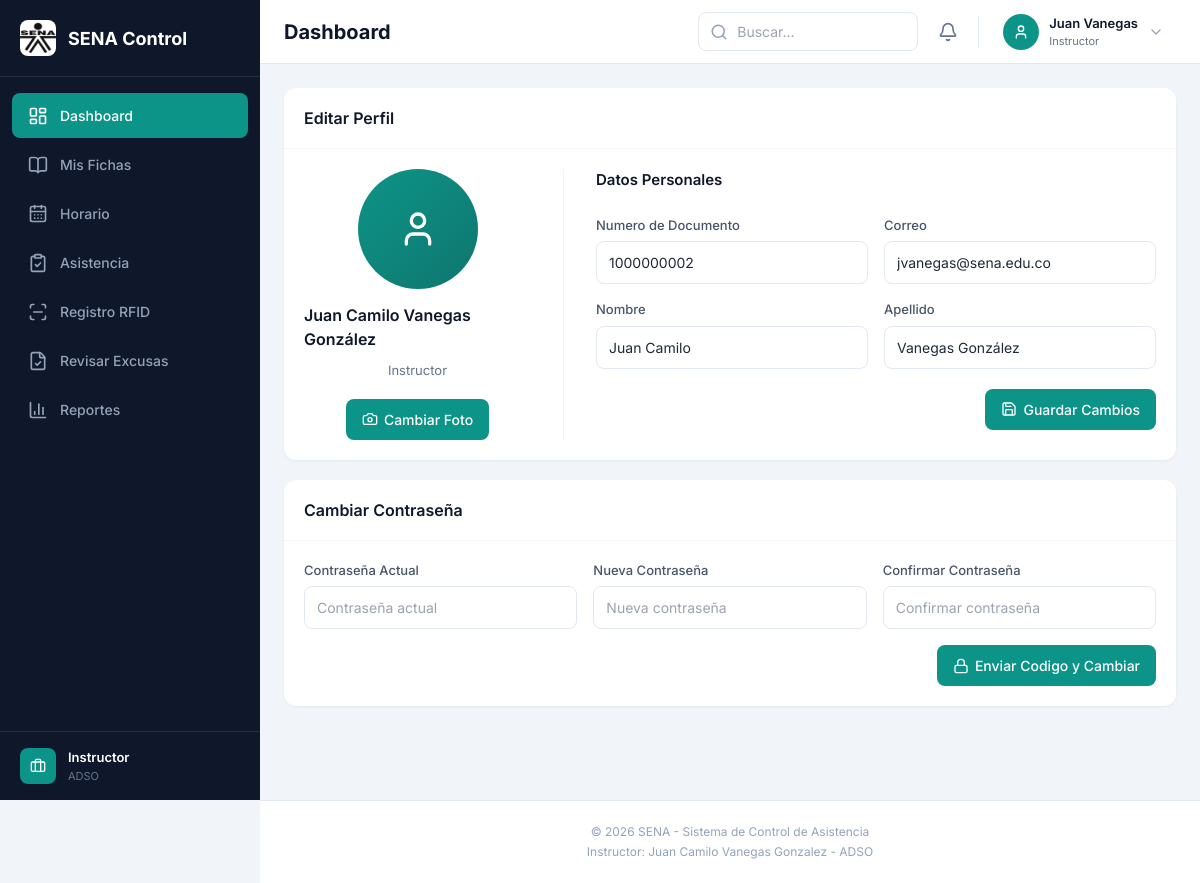
Page /views/editar_perfil.php?rol=instructor (signed in) on the committed database.
### tables this page shows
CREATE TABLE IF NOT EXISTS `usuario` (
  `id_usuario` INT NOT NULL AUTO_INCREMENT,
  `numero_documento` VARCHAR(20) NOT NULL,
  `nombre` VARCHAR(45) NOT NULL,
  `apellido` VARCHAR(45) NOT NULL,
  `correo` VARCHAR(100) NULL,
  `password` VARCHAR(255) NOT NULL,
  `rfid_uid` VARCHAR(45) NULL,
  `id_rol` INT NOT NULL,
  `estado` ENUM('Activo', 'Inactivo') NULL DEFAULT 'Activo',
  PRIMARY KEY (`id_usuario`),
  UNIQUE INDEX `numero_documento_UNIQUE` (`numero_documento` ASC),
  UNIQUE INDEX `rfid_uid_UNIQUE` (`rfid_uid` ASC),
  INDEX `fk_usuario_roles_idx` (`id_rol` ASC),
  CONSTRAINT `fk_usuario_roles`
    FOREIGN KEY (`id_rol`)
    REFERENCES `roles` (`id_rol`)
    ON DELETE NO ACTION
    ON UPDATE NO ACTION);

### views/editar_perfil.php (the view, shortened to what this page needs)
<?php
$rol = $_POST['rol'] ?? $_GET['rol'] ?? 'admin';
$usuario = getUsuarioActual();
$db = new Database();
$conn = $db->getConnection();
$stmt = $conn->prepare("SELECT numero_documento, nombre, apellido, correo FROM usuario WHERE id_usuario = ?");
$stmt->execute([$usuario['id']]);
$perfil = $stmt->fetch();
$nombre_completo = ($perfil['nombre'] ?? '') . ' ' . ($perfil['apellido'] ?? '');
?>
<!DOCTYPE html>
<html lang="es">
<head>
    <?php include 'components/header.php'; ?>
</head>
<body>
    <?php
    switch ($rol) {
        case 'instructor':
            include 'components/sidebar_instructor.php';
            include 'components/navbar_instructor.php';
            break;
    }
    ?>
    <main class="main-content">
        <div class="dashboard-card" style="margin-bottom: 20px;">
            <div class="card-header">
                <h2 class="card-title">Editar Perfil</h2>
            </div>
            <div class="card-body">
                <form method="POST" action="editar_perfil.php">
                    <div class="profile-layout">
                        <div class="profile-avatar-section">
                            <div class="profile-avatar">
                                <i data-lucide="user" class="w-10 h-10"></i>
                            </div>
                            <span class="profile-avatar-name"><?php echo $nombre_completo; ?></span>
                            <span class="profile-avatar-role"><?php echo ucfirst($rol); ?></span>
                            <label class="btn-filter-primary btn-profile-photo" style="cursor:pointer;">
                                <i data-lucide="camera" class="w-4 h-4"></i>
                                Cambiar Foto
                            </label>
                        </div>
                        <div class="profile-form-section">
                            <h3 class="profile-form-title">Datos Personales</h3>
                            <div class="filter-grid" style="grid-template-columns: repeat(2, 1fr);">
                                <div class="filter-group">
                                    <label class="filter-label">Numero de Documento</label>
                                    <input type="text" class="filter-input" value="<?php echo $perfil['numero_documento'] ?? ''; ?>" disabled>
                                </div>
                                <div class="filter-group">
                                    <label class="filter-label">Correo</label>
                                    <input type="email" name="correo" class="filter-input" value="<?php echo $perfil['correo'] ?? ''; ?>" required>
                                </div>
                                <div class="filter-group">
                                    <label class="filter-label">Nombre</label>
                                    <input type="text" class="filter-input" value="<?php echo $perfil['nombre'] ?? ''; ?>" disabled>
                                </div>
                                <div class="filter-group">
                                    <label class="filter-label">Apellido</label>
                                    <input type="text" class="filter-input" value="<?php echo $perfil['apellido'] ?? ''; ?>" disabled>
                                </div>
                            </div>
                            <div class="profile-form-actions">
                                <button type="submit" class="btn-filter-primary">
                                    <i data-lucide="save" class="w-4 h-4"></i>
                                    Guardar Cambios
                                </button>
                            </div>
                        </div>
                    </div>
                </form>
            </div>
        </div>
        <div class="dashboard-card">
            <div class="card-header">
                <h2 class="card-title">Cambiar Contraseña</h2>
            </div>
            <div class="card-body">
                <form method="POST" action="editar_perfil.php">
                    <div class="filter-grid" style="grid-template-columns: repeat(3, 1fr);">
                        <div class="filter-group">
                            <label class="filter-label">Contraseña Actual</label>
                            <input type="password" name="password_actual" class="filter-input" placeholder="Contraseña actual" required>
                        </div>
                        <div class="filter-group">
                            <label class="filter-label">Nueva Contraseña</label>
                            <input type="password" name="password_nueva" class="filter-input" placeholder="Nueva contraseña" required>
                        </div>
                        <div class="filter-group">
                            <label class="filter-label">Confirmar Contraseña</label>
                            <input type="password" name="password_confirmar" class="filter-input" placeholder="Confirmar contraseña" required>
                        </div>
                    </div>
                    <div class="profile-form-actions" style="margin-top: 16px;">
                        <button type="submit" name="enviar_codigo" value="1" class="btn-filter-primary">
                            <i data-lucide="lock" class="w-4 h-4"></i>
                            Enviar Codigo y Cambiar
                        </button>
                    </div>
                </form>
            </div>
        </div>
    </main>
    <?php include 'components/footer.php'; ?>
</body>
</html>

### public/css/dashboard.css (style rules this page uses)
body { font-family: 'Inter', sans-serif; background: #f1f5f9; margin: 0; padding: 0; }
.profile-layout { display: grid; grid-template-columns: 260px 1fr; gap: 32px; }
.profile-avatar-section { display: flex; flex-direction: column; align-items: center; gap: 10px; padding-right: 32px; border-right: 1px solid #f1f5f9; }
.profile-avatar { width: 120px; height: 120px; border-radius: 50%; background: linear-gradient(135deg, #0d9488, #0f766e); display: flex; align-items: center; justify-content: center; color: #fff; margin-bottom: 4px; }
.profile-avatar-name { font-size: 16px; font-weight: 600; color: #0f172a; }
.profile-avatar-role { font-size: 13px; color: #64748b; }
.btn-profile-photo { margin-top: 8px; border-radius: 20px; }
.profile-form-section { display: flex; flex-direction: column; gap: 20px; }
.profile-form-title { font-size: 15px; font-weight: 600; color: #0f172a; margin: 0 0 4px; }
.profile-form-actions { display: flex; justify-content: flex-end; }
.main-content { margin-left: 260px; margin-top: 64px; padding: 24px; min-height: calc(100vh - 64px); overflow-y: auto; }
.dashboard-card { background: #fff; border-radius: 12px; box-shadow: 0 1px 3px rgba(0, 0, 0, 0.06); overflow: hidden; }
.card-header { display: flex; align-items: center; justify-content: space-between; padding: 16px 20px; border-bottom: 1px solid #f1f5f9; }
.card-title { font-size: 16px; font-weight: 600; color: #0f172a; margin: 0; }
.card-body { padding: 20px; }
.filter-grid { display: grid; grid-template-columns: repeat(4, 1fr) auto; gap: 16px; align-items: end; }
.filter-group { display: flex; flex-direction: column; gap: 6px; }
.filter-label { font-size: 13px; font-weight: 500; color: #475569; }
.filter-input { padding: 10px 12px; border: 1px solid #e2e8f0; border-radius: 8px; font-size: 14px; outline: none; transition: all 0.2s; font-family: 'Inter', sans-serif; background: #fff; }
.btn-filter-primary { display: flex; align-items: center; gap: 6px; padding: 10px 16px; background: #0d9488; color: #fff; border: none; border-radius: 8px; font-size: 14px; font-weight: 500; cursor: pointer; transition: all 0.2s; }

### rows in the picture
usuario: nombre_completo "Juan Camilo Vanegas González", numero_documento "1000000002", correo "jvanegas@sena.edu.co", nombre "Juan Camilo", apellido "Vanegas González"

### other values in the picture
$rol "Instructor"
